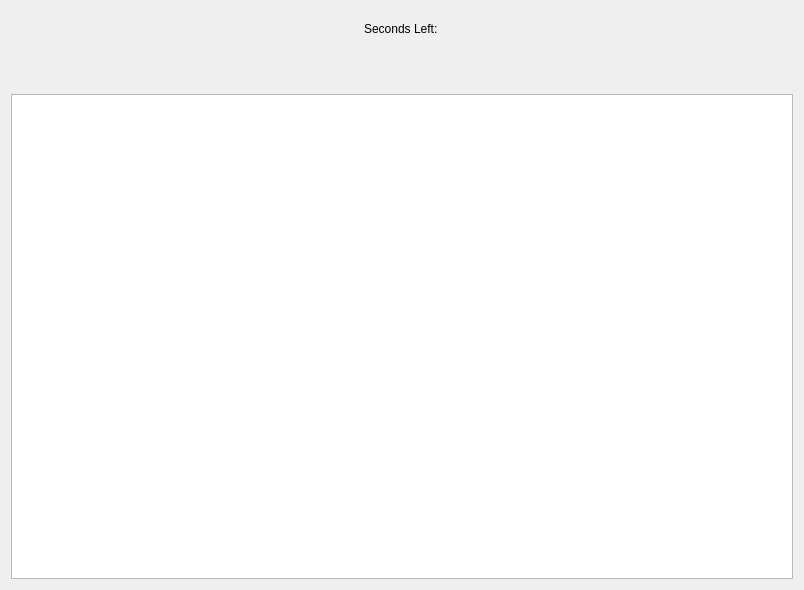
<?xml version="1.0" encoding="UTF-8"?>
<ui version="4.0">
 <class>GamePlayDialog</class>
 <widget class="QDialog" name="GamePlayDialog">
  <property name="geometry">
   <rect>
    <x>0</x>
    <y>0</y>
    <width>804</width>
    <height>590</height>
   </rect>
  </property>
  <property name="focusPolicy">
   <enum>Qt::StrongFocus</enum>
  </property>
  <property name="windowTitle">
   <string>Dialog</string>
  </property>
  <layout class="QVBoxLayout" name="verticalLayout">
   <item>
    <layout class="QHBoxLayout" name="horizontalLayout">
     <item>
      <spacer name="horizontalSpacer_2">
       <property name="orientation">
        <enum>Qt::Horizontal</enum>
       </property>
       <property name="sizeHint" stdset="0">
        <size>
         <width>40</width>
         <height>20</height>
        </size>
       </property>
      </spacer>
     </item>
     <item>
      <widget class="QLabel" name="countdown">
       <property name="text">
        <string>Seconds Left: </string>
       </property>
      </widget>
     </item>
     <item>
      <spacer name="horizontalSpacer_5">
       <property name="orientation">
        <enum>Qt::Horizontal</enum>
       </property>
       <property name="sizeHint" stdset="0">
        <size>
         <width>40</width>
         <height>20</height>
        </size>
       </property>
      </spacer>
     </item>
    </layout>
   </item>
   <item>
    <layout class="QHBoxLayout" name="horizontalLayout_8">
     <item>
      <spacer name="horizontalSpacer">
       <property name="orientation">
        <enum>Qt::Horizontal</enum>
       </property>
       <property name="sizeHint" stdset="0">
        <size>
         <width>40</width>
         <height>20</height>
        </size>
       </property>
      </spacer>
     </item>
     <item>
      <layout class="QHBoxLayout" name="horizontalLayout_3">
       <item>
        <widget class="QLabel" name="player1Name">
         <property name="text">
          <string/>
         </property>
        </widget>
       </item>
       <item>
        <widget class="QLabel" name="player1Score">
         <property name="text">
          <string/>
         </property>
        </widget>
       </item>
      </layout>
     </item>
     <item>
      <spacer name="horizontalSpacer_6">
       <property name="orientation">
        <enum>Qt::Horizontal</enum>
       </property>
       <property name="sizeHint" stdset="0">
        <size>
         <width>40</width>
         <height>20</height>
        </size>
       </property>
      </spacer>
     </item>
     <item>
      <layout class="QHBoxLayout" name="horizontalLayout_4">
       <item>
        <widget class="QLabel" name="player2Name">
         <property name="text">
          <string/>
         </property>
        </widget>
       </item>
       <item>
        <widget class="QLabel" name="player2Score">
         <property name="text">
          <string/>
         </property>
        </widget>
       </item>
      </layout>
     </item>
     <item>
      <spacer name="horizontalSpacer_7">
       <property name="orientation">
        <enum>Qt::Horizontal</enum>
       </property>
       <property name="sizeHint" stdset="0">
        <size>
         <width>40</width>
         <height>20</height>
        </size>
       </property>
      </spacer>
     </item>
     <item>
      <layout class="QHBoxLayout" name="horizontalLayout_5">
       <item>
        <widget class="QLabel" name="player3Name">
         <property name="text">
          <string/>
         </property>
        </widget>
       </item>
       <item>
        <widget class="QLabel" name="player3Score">
         <property name="text">
          <string/>
         </property>
        </widget>
       </item>
      </layout>
     </item>
     <item>
      <spacer name="horizontalSpacer_8">
       <property name="orientation">
        <enum>Qt::Horizontal</enum>
       </property>
       <property name="sizeHint" stdset="0">
        <size>
         <width>40</width>
         <height>20</height>
        </size>
       </property>
      </spacer>
     </item>
     <item>
      <layout class="QHBoxLayout" name="horizontalLayout_6">
       <item>
        <widget class="QLabel" name="player4Name">
         <property name="text">
          <string/>
         </property>
        </widget>
       </item>
       <item>
        <widget class="QLabel" name="player4Score">
         <property name="text">
          <string/>
         </property>
        </widget>
       </item>
      </layout>
     </item>
     <item>
      <spacer name="horizontalSpacer_9">
       <property name="orientation">
        <enum>Qt::Horizontal</enum>
       </property>
       <property name="sizeHint" stdset="0">
        <size>
         <width>40</width>
         <height>20</height>
        </size>
       </property>
      </spacer>
     </item>
     <item>
      <layout class="QHBoxLayout" name="horizontalLayout_7">
       <item>
        <widget class="QLabel" name="player5Name">
         <property name="text">
          <string/>
         </property>
        </widget>
       </item>
       <item>
        <widget class="QLabel" name="player5Score">
         <property name="text">
          <string/>
         </property>
        </widget>
       </item>
      </layout>
     </item>
     <item>
      <spacer name="horizontalSpacer_10">
       <property name="orientation">
        <enum>Qt::Horizontal</enum>
       </property>
       <property name="sizeHint" stdset="0">
        <size>
         <width>40</width>
         <height>20</height>
        </size>
       </property>
      </spacer>
     </item>
    </layout>
   </item>
   <item>
    <widget class="QGraphicsView" name="graphicsView">
     <property name="sizePolicy">
      <sizepolicy hsizetype="Minimum" vsizetype="Minimum">
       <horstretch>0</horstretch>
       <verstretch>0</verstretch>
      </sizepolicy>
     </property>
     <property name="minimumSize">
      <size>
       <width>640</width>
       <height>485</height>
      </size>
     </property>
     <property name="maximumSize">
      <size>
       <width>1000</width>
       <height>1000</height>
      </size>
     </property>
     <property name="focusPolicy">
      <enum>Qt::StrongFocus</enum>
     </property>
     <property name="verticalScrollBarPolicy">
      <enum>Qt::ScrollBarAsNeeded</enum>
     </property>
     <property name="horizontalScrollBarPolicy">
      <enum>Qt::ScrollBarAsNeeded</enum>
     </property>
     <property name="sizeAdjustPolicy">
      <enum>QAbstractScrollArea::AdjustIgnored</enum>
     </property>
     <property name="sceneRect">
      <rectf>
       <x>0.000000000000000</x>
       <y>0.000000000000000</y>
       <width>0.000000000000000</width>
       <height>0.000000000000000</height>
      </rectf>
     </property>
     <property name="alignment">
      <set>Qt::AlignCenter</set>
     </property>
    </widget>
   </item>
  </layout>
 </widget>
 <resources/>
 <connections/>
</ui>
